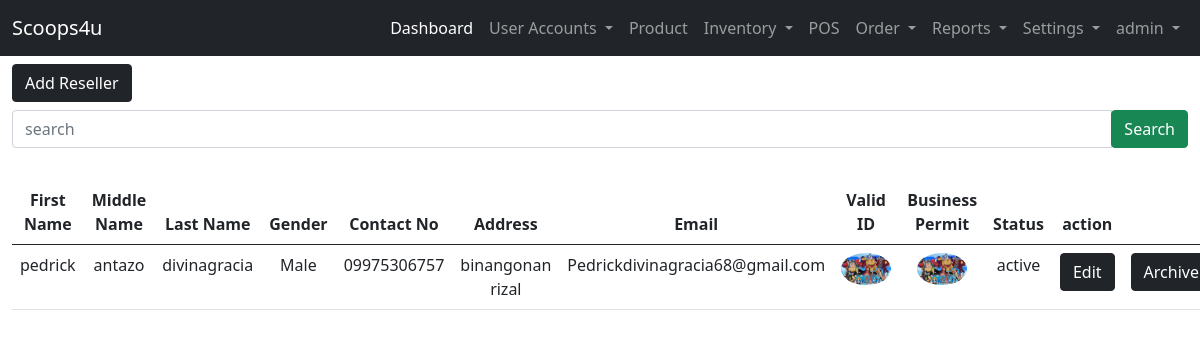
/user-site/list-reseller/ (signed in), run on an earlier commit of the app's database.
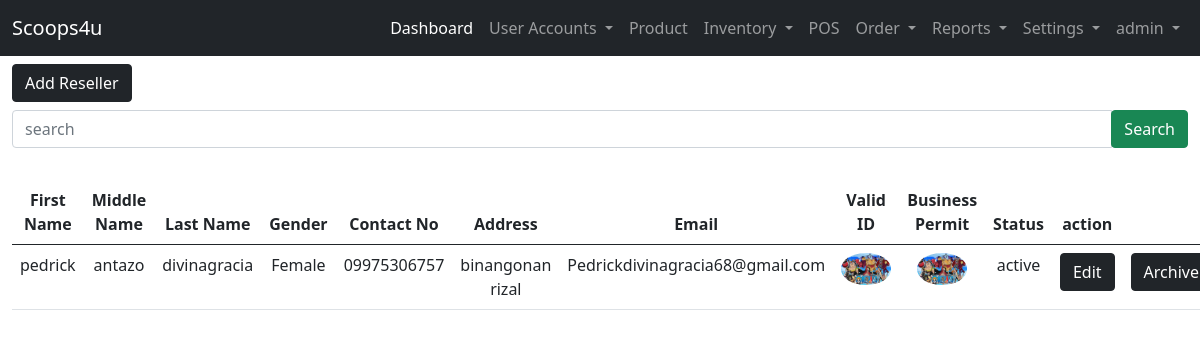
And on a later commit of the database.
### admin_site/models.py (models this page shows, shortened)
class Reseller(models.Model):
    STATUS = (("pending","pending"),("active","active"),("inactive","inactive"))
    BOOLCHOICE = (("Male","Male"),("Female","Female"))
    reseller_fname =models.CharField(max_length=200, verbose_name='First Name')
    reseller_mname =models.CharField(max_length=200, verbose_name='Middle Name')
    reseller_lname =models.CharField(max_length=200, verbose_name='Last Name')
    reseller_gender = models.CharField(max_length = 50,choices=BOOLCHOICE, verbose_name='Gender')
    reseller_contact =models.CharField(max_length = 12, verbose_name='Contact Number')
    reseller_address =models.TextField(null=False, verbose_name='Address')
    reseller_email =models.EmailField(unique=True, max_length=200, verbose_name='Email')
    reseller_id =models.ImageField( upload_to=image_path, verbose_name='valid id')
    reseller_businessp =models.ImageField( upload_to=image_path,verbose_name='business id')
    reseller_status =models.CharField(max_length=200, null=True, choices=STATUS, verbose_name='Status')

### admin_site/views.py (the view)
# urls.py: path('list-reseller/', views.list_reseller, name='list_reseller'),
@login_required(login_url='landing_page:login')
def list_reseller(request):
    list_reseller = Reseller.objects.order_by('-id').filter(reseller_status = "active")
    context = {'list_reseller':list_reseller}
    return render(request, 'admin_site/user/list_reseller.html', context)

### templates/admin_site/user/list_reseller.html (shortened to what this page needs)
{% extends 'admin_site/base.html' %}
{% block template %}
<a href="{% url 'admin_site:add_reseller' %}" class="btn btn-dark ">Add Reseller</a>
<form action="{% url 'admin_site:search_reseller' %}" method="get" class="my-2">
    <div class="input-group">
        <input type="text" class="form-control" name="search" placeholder="search" required>
        <div class="input-group-append">
            <button class="btn btn-success">Search</button>
        </div>
    </div>
</form>
<br>
    {% if list_reseller %}
    <table class="table table-hover text-center">
        <thead>
            <tr>
                <th>First Name</th>
                <th>Middle Name</th>
                <th>Last Name</th>
                <th>Gender</th>
                <th>Contact No</th>
                <th>Address</th>
                <th>Email</th>
                <th>Valid ID</th>
                <th>Business Permit</th>
                <th>Status</th>
                <th>action</th>
                <th></th>
            </tr>
            <tbody>
                {% for list in list_reseller %}
                <tr>
                    <td>{{ list.reseller_fname }}</td>
                    <td>{{ list.reseller_mname }}</td>
                    <td>{{ list.reseller_lname }}</td>
                    <td>{{ list.reseller_gender }}</td>
                    <td>{{ list.reseller_contact }}</td>
                    <td>{{ list.reseller_address }}</td>
                    <td>{{ list.reseller_email }}</td>
                    <td><a href="{% url 'admin_site:viewing_pic' list.id %}"><img src="/media/{{ list.reseller_id}}" alt="Valid-ID" width="50" class="rounded-circle"></a></td>
                    <td><a href="{% url 'admin_site:viewing_pic' list.id %}"><img src="/media/{{ list.reseller_businessp}}" alt="Valid-ID" width="50" class="rounded-circle"></a></td>
                    <td>{{ list.reseller_status }}</td>
                    <td><a href="{% url 'admin_site:edit_reseller' list.id %}" class="btn btn-dark">Edit</a></td>
                    <form method="POST" action="{% url 'admin_site:archive_reseller'  list.id %}" onsubmit="return submitForm(this);">
                    <td> <input type="submit" class="btn btn-dark"  value="Archive"></td>
                    </form>
                </tr>
                {% endfor %}
            </tbody>
        </thead>
    </table>
    {% endif %}
{% endblock template %}

What changed in the data, as far as the page shows it:
changed Reseller "pedrick": reseller_gender "Male" → "Female"
